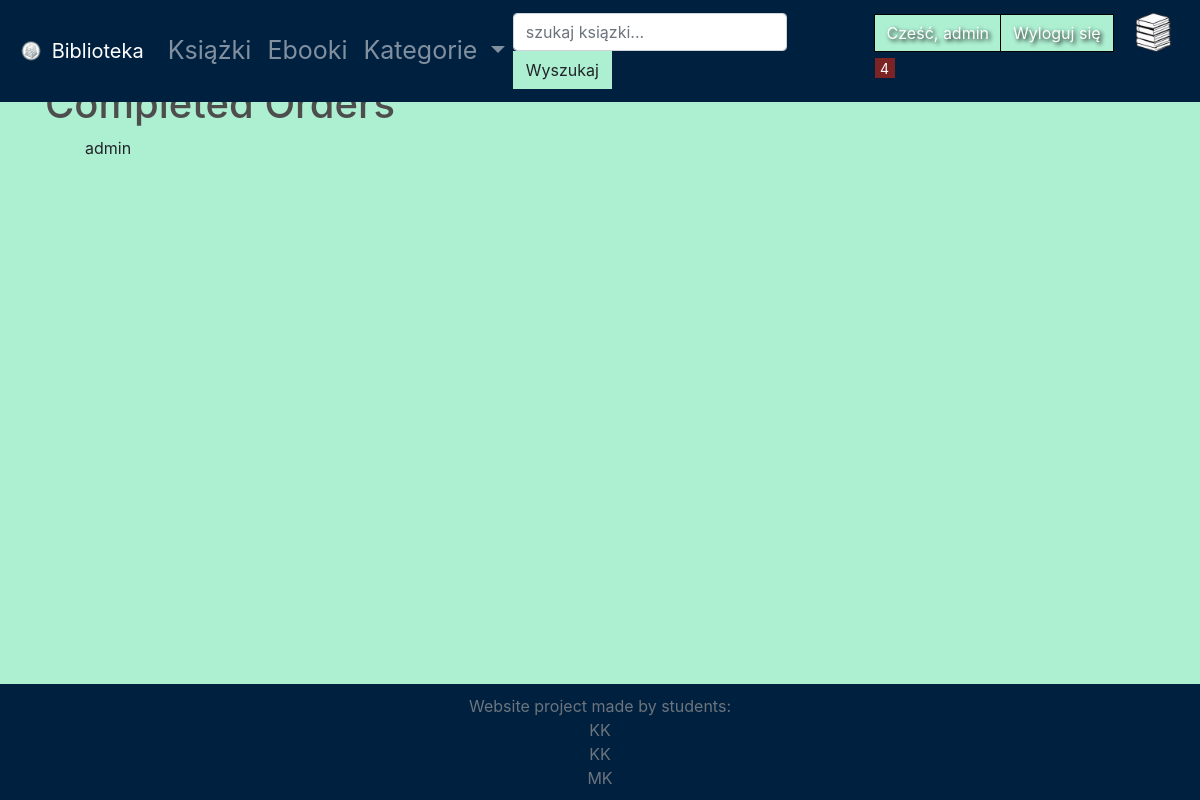
The app's page /profile (signed in), older data.
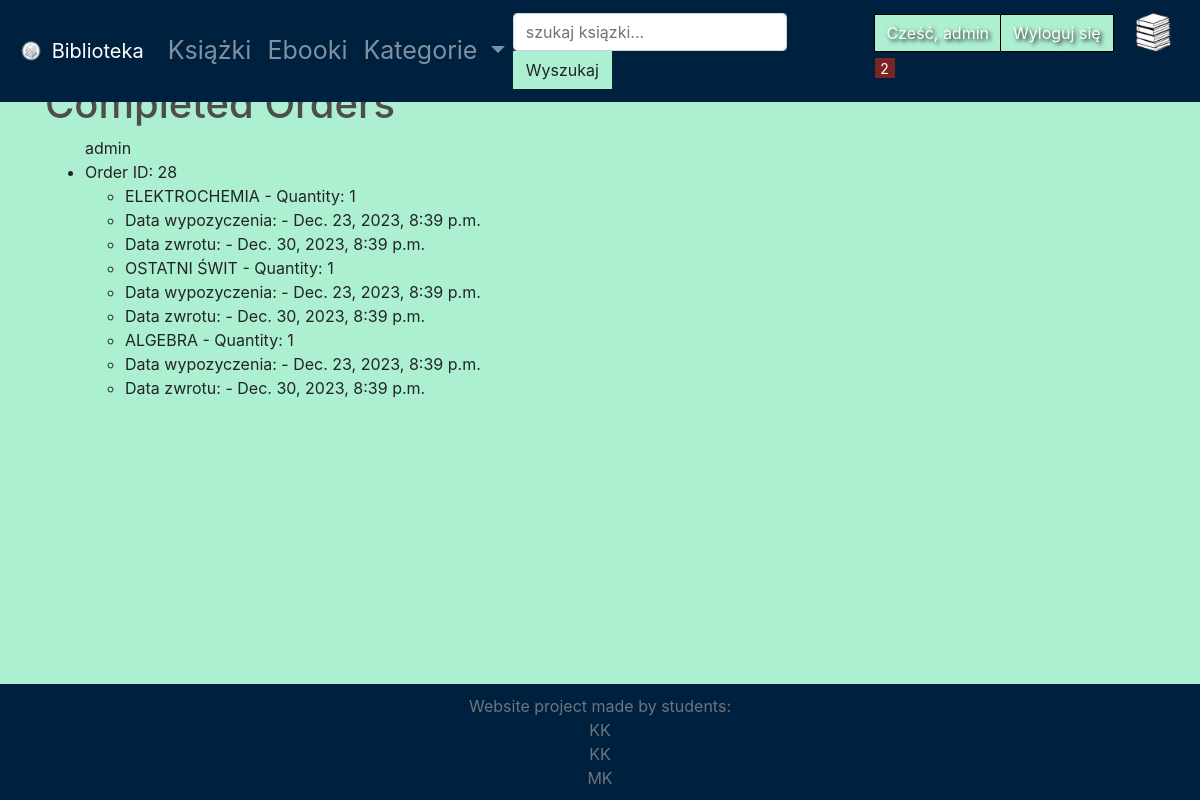
The same page, newer data.
### bookstore/models.py (models this page shows, shortened)
class Order(models.Model): #koszyk
    customer = models.ForeignKey(Customer, on_delete=models.SET_NULL, null=True, blank=True)
    data_ordered = models.DateTimeField(auto_now_add=True) #bieżąca data i godzina
    complete = models.BooleanField(default=False, null=True, blank=True)
    transaction_id = models.CharField(max_length=40, null=True)
    return_data = models.DateTimeField(default=None, null=True, blank=True)  #data zwrotu
    @property
    def get_cart_items(self): #zlicza ile produktów ejst w koszyku
        order_items = self.orderitem_set.all()  # Pobierz wszystkie elementy OrderItem dla tego zamówienia
        total_items = 0
        for item in order_items:
            total_items += item.quantity
        return total_items

class OrderItem(models.Model): #produkt w koszyku
    product = models.ForeignKey(Product, on_delete=models.SET_NULL, blank=True, null=True)
    order = models.ForeignKey(Order, on_delete=models.SET_NULL, blank=True, null=True)
    quantity = models.IntegerField(default=0, null=True, blank=True)
    data_added = models.DateTimeField(auto_now_add=True)

class Product(models.Model):
    name = models.CharField(max_length=100, null=True)
    digital = models.BooleanField(default=False, null=True, blank=False)  #czy jest nie fizyczny
    genre = models.CharField(max_length=100, null=True) #gatunek ksiązki
    author = models.CharField(max_length=100, null=True)
    isbn = models.CharField(max_length=17, null=True, blank=True, unique=True)
    image = models.ImageField(null=True, blank=True)

### bookstore/views.py (the view)
# urls.py: path('profile', views.profile, name='profile'),
@login_required #w setting.py  ustaw: LOGIN_URL = '/login/' - login = nazwa urla albo url
def profile(request):
     customer = request.user.customer
     order, created = Order.objects.get_or_create(customer=customer, complete=False) # Pobranie lub utworzenie niezakończonego zamówienia dla tego klienta
     items = order.orderitem_set.all() #Pobranie wszystkich elementów zamówienia (OrderItem) dla danego zamówienia (Order)
     orders = Order.objects.filter(customer=customer, complete=True)
     context = {'orders': orders,'customer':customer,'items': items, 'order':order}
     return render(request, 'store/profile.html', context)

### bookstore/templates/store/profile.html (shortened to what this page needs)
{% extends 'store/main.html' %}
{% block content %}
<h1>Completed Orders</h1>
<ul>
    {{customer.name}}
{% for order in orders %}
    <li>Order ID: {{ order.id }} </li>
    <ul>
    {% for item in order.orderitem_set.all %}
        <li>{{ item.product.name }} - Quantity: {{ item.quantity }}</li>
        <li>Data wypozyczenia: - {{order.data_ordered}}</li>
        {% if not order.return_data == None %}
            <li>Data zwrotu: - {{order.return_data}}</li>
        {% endif %}
    {% endfor %}
    </ul>
{% endfor %}
</ul>
{% endblock %}

### bookstore/templates/store/main.html (shortened to what this page needs)
<!DOCTYPE html>
{% load static %}
<html>
<head>
	<link rel="stylesheet" href="https://stackpath.bootstrapcdn.com/bootstrap/4.4.1/css/bootstrap.min.css">
	<link rel="stylesheet" type="text/css" href="{% static 'css/style.css' %}">
</head>
<body>
	<nav class="navbar navbar-expand-lg navbar-dark bg-dark fixed-top">
		<a class="navbar-brand" href="{% url 'store' %}"><img src="{%static 'images/logo.png'%}" width="30" height="30" class="d-inline-block align-top" alt="">
		Biblioteka
		</a>
		<div class="collapse navbar-collapse " id="navbarSupportedContent">
		  <ul class="navbar-nav mr-auto">
			<li class="nav-item">
			  <a class="nav-link" href="{% url 'books' %}">Książki</a>
			</li>
			<li class="nav-item">
			  <a class="nav-link" href="{% url 'digitals' %}">Ebooki</a>
			</li>
			<li class="nav-item dropdown">
			  <a class="nav-link dropdown-toggle" href="#" id="navbarDropdown" role="button" data-toggle="dropdown" aria-haspopup="true" aria-expanded="false">
				Kategorie
			  </a>
			</li>
		  </ul>
		  <form method="GET" action="{%url 'books'%}"class="form-inline collapse navbar-collapse justify-content-center my-2 my-lg-0">
			<div>
			<input class="form-control mr-sm-0" type="search" placeholder="szukaj ksiązki..." aria-label="Search" name="q">
			<button class="btn btn-custom-color my-0 my-sm-0" type="submit">Wyszukaj</button>
			</div>
		  </form>
		  	<div class="form-inline my-2 my-lg-0">
				{% if request.user.is_authenticated %}
					<a href="{% url 'profile' %}"class="btn btn-custom-color2">Cześć, {{request.user}}</a>
					<a href="{% url 'logout' %}"class="btn btn-custom-color2 btn-custome-color-wyloguj">Wyloguj się</a>
				{% else %}
					<a href="{% url 'login' %}"class="btn btn-custom-color2">Zaloguj się</a>
				{% endif %}
			      <a href="{% url 'cart' %}">
			        <img  id="cart-icon" src="{% static 'images/cartimg.png' %}">
				   </a>
			     <p id="cart-total">{{order.get_cart_items}}</p>
			</div>
		</div>
	  </nav>
    <div style="margin-top: 40px;"class="container">
		{% block content%}
		{% endblock content%}
	</div>
	<footer class="footer">
		<div class="container">
			<span class="text-muted">Website project made by students:</span>
			<span class="text-muted">KK</span>
			<span class="text-muted">KK</span>
			<span class="text-muted">MK</span>
		</div>
	</footer>
</body>
</html>

Row changes from the older to the newer data that the page shows:
removed Order: get_cart_items "4"
added Order: get_cart_items "2"
added Order: id "28", data_ordered "Dec. 23, 2023, 8:39 p.m.", return_data "Dec. 30, 2023, 8:39 p.m."
added OrderItem: product.name "ELEKTROCHEMIA", quantity "1"
added OrderItem: product.name "OSTATNI ŚWIT", quantity "1"
added OrderItem: product.name "ALGEBRA", quantity "1"
